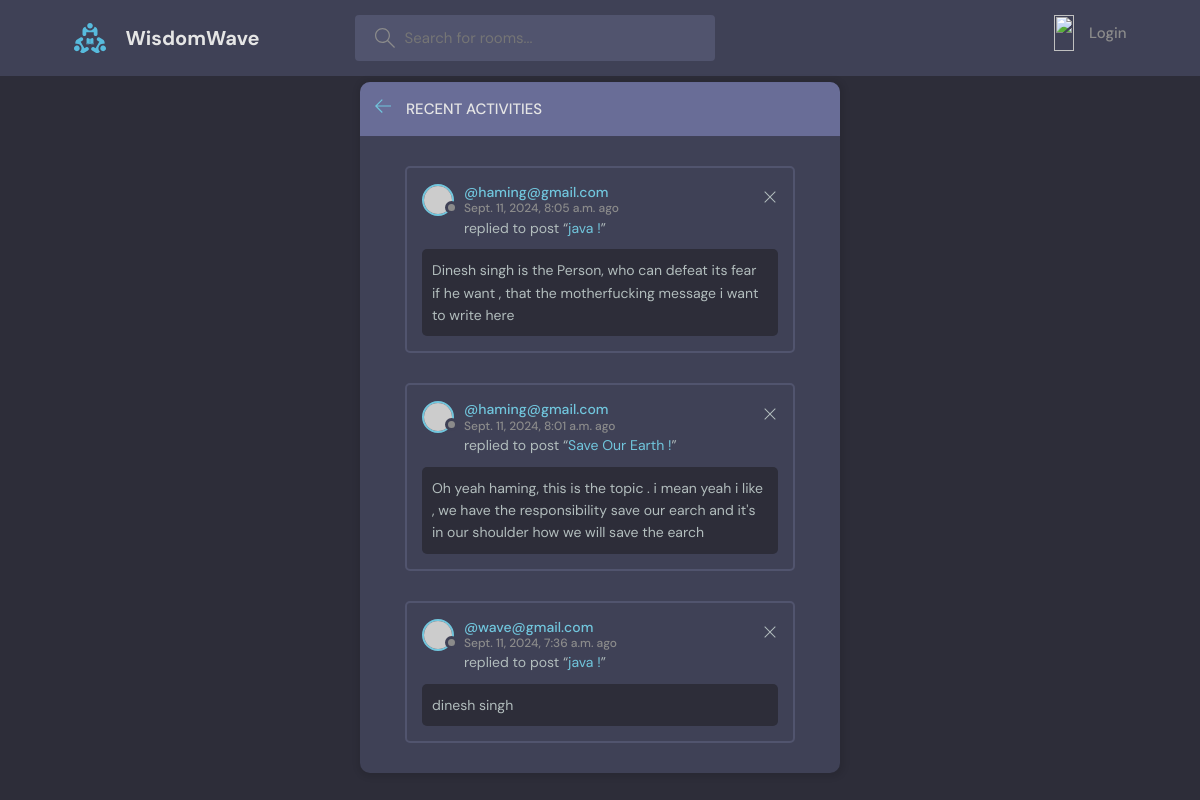
The app's page /recent-activity/ with its own data.
### base/models.py (models this page shows, shortened)
class Message(models.Model):
    user = models.ForeignKey(User, on_delete= models.CASCADE)
    room = models.ForeignKey(Room, on_delete=models.CASCADE, related_name='messages')
    body = models.TextField()
    updated = models.DateTimeField(auto_now=True)
    created  = models.DateTimeField(auto_now_add=True)
    class Meta:
        ordering = ['-updated', '-created']

class Room(models.Model):
    host = models.ForeignKey(User, on_delete= models.CASCADE, null=True)
    topic = models.ForeignKey(Topic, on_delete=models.SET_NULL, null=True)
    name = models.CharField(max_length=200)
    description = models.TextField(null=True, blank=True)
    participants = models.ManyToManyField(User,related_name='participants' , null=True)
    updated = models.DateTimeField(auto_now=True)
    created  = models.DateTimeField(auto_now_add=True)
    class Meta:
        ordering = ['-updated', '-created']

class Topic(models.Model):
    name = models.CharField(max_length=200)

### base/views.py (the view)
# urls.py: path('recent-activity/', views.recentActivity, name='recent-activity'),
def recentActivity(request):
    activites = Message.objects.all().order_by('-pk')
    context = {
        'activites': activites[:3]
    }
    return render(request, 'base/activity.html', context )

### base/templates/base/activity.html
{% extends 'main.html' %}
{% block content %}
{% load static  %}
    <main class="layout">
      <div class="container">
        <div class="layout__box">
          <div class="layout__boxHeader">
            <div class="layout__boxTitle">
              <a href="{% url 'home' %}">
                <svg version="1.1" xmlns="http://www.w3.org/2000/svg" width="32" height="32" viewBox="0 0 32 32">
                  <title>arrow-left</title>
                  <path
                    d="M13.723 2.286l-13.723 13.714 13.719 13.714 1.616-1.611-10.96-10.96h27.625v-2.286h-27.625l10.965-10.965-1.616-1.607z"
                  ></path>
                </svg>
              </a>
              <h3>Recent Activities</h3>
            </div>
          </div>
          {% for activity in activites %}
          <div class="activities-page layout__body">
            <div class="activities__box">
              <div class="activities__boxHeader roomListRoom__header">
                <a href="{% url 'user-profile' activity.user.id %}" class="roomListRoom__author">
                  <div class="avatar avatar--small">
                    <img src="https://randomuser.me/api/portraits/women/11.jpg" />
                  </div>
                  <p>
                    @{{activity.user.email}}
                    <span>{{activity.created}} ago</span>
                  </p>
                </a>
                <div class="roomListRoom__actions">
                  <a href="{% url 'delete-message' activity.id %}">
                    <svg version="1.1" xmlns="http://www.w3.org/2000/svg" width="32" height="32" viewBox="0 0 32 32">
                      <title>remove</title>
                      <path
                        d="M27.314 6.019l-1.333-1.333-9.98 9.981-9.981-9.981-1.333 1.333 9.981 9.981-9.981 9.98 1.333 1.333 9.981-9.98 9.98 9.98 1.333-1.333-9.98-9.98 9.98-9.981z"
                      ></path>
                    </svg>
                  </a>
                </div>
              </div>
              <div class="activities__boxContent">
                <p>replied to post “<a href="{%  url 'room' activity.room.id %}">{{activity.room.topic.name}}!</a>”</p>
                <div class="activities__boxRoomContent">
                  {{activity.body}}
                </div>
              </div>
            </div>
          </div>
          {% endfor %}
        </div>
      </div>
    </main>
{% endblock %}

### static/style/style.css (style rules this page uses)
:root { --color-main: #71c6dd; --color-main-light: #e1f6fb; --color-dark: #3f4156; --color-dark-medium: #51546e; --color-dark-light: #696d97; --color-light: #e5e5e5; --color-gray: #8b8b8b; --color-light-gray: #b2bdbd; --color-bg: #2d2d39; --color-success: #5dd693; --color-error: #fc4b0b; }
* { font-family: "DM Sans", -apple-system, BlinkMacSystemFont, "Segoe UI", Roboto, Oxygen, Ubuntu, Cantarell, "Open Sans", "Helvetica Neue", sans-serif; margin: 0; padding: 0; box-sizing: border-box; text-rendering: optimizeLegibility; font-size: inherit; }
html { font-size: 56.25%; }
@media only screen and (min-width: 1200px) { html { font-size: 62.5%; } }
body { line-height: 1.6; font-weight: 400; font-size: 1.5rem; color: var(--color-light-gray); background-color: var(--color-bg); min-height: 100vh; }
img { width: 100%; }
a { display: inline-block; color: var(--color-main); text-decoration: none; }
.container { max-width: 120rem; width: 90%; margin: auto; }
.avatar { position: relative; display: inline-block; border-radius: 50%; border: 2px solid var(--color-main); }
.avatar img { display: block; border-radius: 50%; object-fit: cover; object-position: center; }
.avatar::after { content: ""; display: block; position: absolute; background-color: var(--color-gray); z-index: 111; border-radius: 50%; border: 0.3rem solid var(--color-dark); }
.avatar.avatar--small img { width: 2.8rem; height: 2.8rem; }
.avatar.avatar--small:after { width: 0.7rem; height: 0.7rem; bottom: 0px; right: -6px; }
.layout { margin-top: 2.4rem; }
.layout > .container { display: flex; justify-content: space-between; align-items: flex-start; }
.layout__box { width: 90%; max-width: 48rem; min-height: 40rem; position: absolute; top: 50%; left: 50%; transform: translate(-50%, -46%); background-color: var(--color-dark); border-radius: 1rem; box-shadow: 1px 1px 6px 3px rgba(0, 0, 0, 0.1); overflow: hidden; }
.layout__boxHeader { display: flex; padding: 1.5rem; background-color: var(--color-dark-light); }
.layout__boxTitle { display: flex; gap: 1.5rem; align-items: center; }
.layout__boxTitle h3 { text-transform: uppercase; font-weight: 500; color: var(--color-light); }
.layout__boxTitle svg { width: 1.6rem; height: 1.6rem; fill: var(--color-main); }
.layout__body { margin: 3rem; }
.roomListRoom__header { display: flex; justify-content: space-between; align-items: center; }
.roomListRoom__author { font-weight: 500; display: flex; align-items: center; gap: 1rem; }
.roomListRoom__actions { display: flex; align-items: flex-start; gap: 1rem; position: relative; }
.roomListRoom__actions svg { fill: var(--color-main); width: 1.6rem; height: 1.6rem; }
.activities__box { margin: 1.5rem; padding: 1.5rem; border: 2px solid var(--color-dark-medium); border-radius: 5px; }
.activities__boxHeader p { font-size: 1.4rem; line-height: 1.3; }
.activities__boxHeader p span { color: var(--color-gray); font-size: 1.2rem; display: block; }
.activities__boxContent { margin-left: 4.2rem; }
.activities__boxContent { font-size: 1.4rem; }
.activities__boxRoomContent { background: var(--color-bg); padding: 1rem; border-radius: 5px; margin-top: 1rem; margin-left: -4.2rem; }
.roomListRoom__actions svg { fill: var(--color-light-gray); }

### records on screen
Message: user.email "haming@gmail.com", created "Sept. 11, 2024, 8:05 a.m.", room.topic.name "java", body "Dinesh singh is the Person, who can defeat its fear if he want , that the motherfucking message i want to write here"
Message: user.email "haming@gmail.com", created "Sept. 11, 2024, 8:01 a.m.", room.topic.name "Save Our Earth", body "Oh yeah haming, this is the topic . i mean yeah i like , we have the responsibility save our earch and it's in our shoulder how we will save the earch"
Message: user.email "wave@gmail.com", created "Sept. 11, 2024, 7:36 a.m.", room.topic.name "java", body "dinesh singh"
